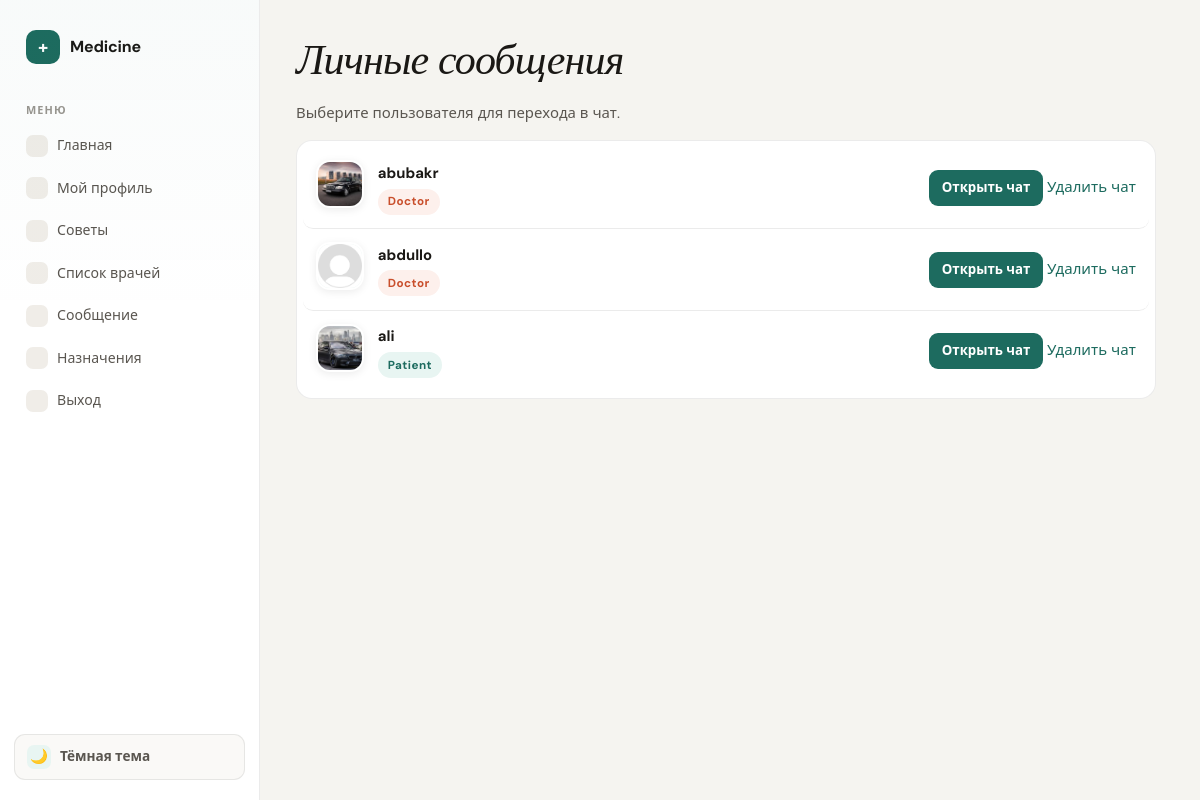
Page /chat/doctor_messages/ (signed in) on the committed database.
### accounts/models.py (models this page shows, shortened)
class User(AbstractUser):
    ROLE_CHOICES = (
        ('patient', 'Patient'),
        ('doctor', 'Doctor'),
        ('admin', 'Admin'),
    )
    role = models.CharField(
        max_length=20,
        choices=ROLE_CHOICES
    )
    phone = models.CharField(
        max_length=20,
        unique=True
    )
    age=models.PositiveIntegerField()
    city = models.CharField(max_length=50, blank=True)

class Profile(models.Model):
    ROLE_CHOICES = (
        ('patient', 'Patient'),
        ('doctor', 'Doctor'),
        ('admin', 'Admin'),
    )
    user=models.OneToOneField(settings.AUTH_USER_MODEL,on_delete=models.CASCADE,related_name='profile')
    age=models.PositiveIntegerField(null=True,blank=True)
    role = models.CharField(max_length=20, choices=ROLE_CHOICES, default='patient')
    phone=models.CharField(max_length=14,blank=True)
    city = models.CharField(max_length=50, blank=True)
    photo=models.ImageField(upload_to='users/',blank=True,null=True)

### chat/views.py (the view)
# urls.py: path('doctor_messages/',views.show_messages,name='show_messages'),
@login_required(login_url='login')
def show_messages(request):
    user=request.user
    messages=Direct.objects.filter(Q(sender=user)|Q(receiner=user)).order_by("created_at")
    users=User.objects.filter(
        Q(send_messages__receiner=user)|
        Q(received_messages__sender=user)
    ).distinct()
    return render(request,'chat/show_messages.html',{"users":users})

### templates/chat/show_messages.html (shortened to what this page needs)
{% extends "accounts/base.html" %}
{% block main %}
<h1>Личные сообщения</h1>
<p class="muted">Выберите пользователя для перехода в чат.</p>
<section class="panel dm-list">
    {% for i in users %}
        <div class="dm-item">
            <div class="dm-avatar">
                {% if i.profile.photo %}
                    <img src="{{ i.profile.photo.url }}" alt="">
                {% else %}
                    <img src="/media/user.png" alt="">
                {% endif %}
            </div>
            <div class="dm-meta">
                <div class="dm-name">
                    <a href="{% url 'send_message' i.id %}">{{ i.username }}</a>
                </div>
                <div class="dm-sub">
                    <span class="badge badge-{{ i.profile.role }}">{{ i.profile.get_role_display }}</span>
                </div>
            </div>
            <div class="dm-action">
                <a class="button" href="{% url 'send_message' i.id %}">Открыть чат</a>
                <a href="{% url 'delete_chat' i.id %}">Удалить чат</a>
            </div>
        </div>
    {% empty %}
        <p class="muted">Сообщений нет</p>
    {% endfor %}
</section>
{% endblock %}

### static/css/style.css (style rules this page uses)
*, *::before, *::after { box-sizing: border-box; }
:root { --bg: #f5f4f0; --surface: #ffffff; --surface-2: #faf9f7; --surface-3: #f0ede8; --text: #1a1815; --text-2: #5a5650; --text-3: #9a9690; --line: rgba(0,0,0,0.08); --line-2: rgba(0,0,0,0.14); --primary: #1d6b5f; --primary-mid: #23856e; --primary-light: #e8f5f2; --primary-muted: #a8cec8; --accent: #c94f2c; --accent-light: #fdf0ec; --gold: #b8860b; --gold-light: #fdf8ec; --nav-w: 260px; --font: 'DM Sans', system-ui, sans-serif; --serif: 'Instrument Serif', Georgia, serif; --ease-spring: cubic-bezier(0.34, 1.56, 0.64, 1); --ease-out: cubic-bezier(0.22, 1, 0.36, 1); --t: 200ms; --t-slow: 400ms; }
body, .site-nav, .panel, form, .dashboard-hero, .appointment-card, .doctor-card, .chat-message, input, textarea, select, .account-details div, .profile-details div { transition: background-color var(--t-slow) var(--ease-out), border-color var(--t-slow) var(--ease-out), color var(--t-slow) var(--ease-out); }
html { min-height: 100%; background: var(--bg); }
body { margin: 0; min-height: 100vh; font-family: var(--font); font-size: 15px; line-height: 1.6; color: var(--text); background: var(--bg); }
img { max-width: 100%; }
a { color: var(--primary); text-decoration: none; }
h1, h2, h3 { line-height: 1.18; font-weight: 600; letter-spacing: -0.02em; }
h1 { margin: 0 0 1rem; font-size: clamp(1.9rem, 3.5vw, 2.9rem); font-family: var(--serif); font-style: italic; font-weight: 400; }
p { margin-top: 0; }
.muted { color: var(--text-2); font-size: 0.93rem; }
.panel, form { background: var(--surface); border: 1px solid var(--line); border-radius: 16px; overflow: hidden; }
button, .button { display: inline-flex; align-items: center; justify-content: center; gap: 6px; min-height: 40px; padding: 0.6rem 1.1rem; border: none; border-radius: 9px; color: #fff; background: var(--primary); font: inherit; font-size: 0.88rem; font-weight: 600; cursor: pointer; transition: background var(--t), transform var(--t) var(--ease-spring), box-shadow var(--t) var(--ease-out); }
.badge { display: inline-flex; align-items: center; min-height: 26px; padding: 2px 10px; border-radius: 999px; font-size: 0.73rem; font-weight: 700; letter-spacing: 0.04em; background: var(--primary-light); color: var(--primary); }
.badge-Doctor, .badge-doctor { background: var(--accent-light); color: var(--accent); }
.badge-Patient, .badge-patient { background: var(--primary-light); color: var(--primary); }
.dm-list { max-width: 860px; padding: 0.4rem; }
.dm-item { display: grid; grid-template-columns: 48px 1fr auto; align-items: center; gap: 0.85rem; padding: 0.8rem; border-bottom: 1px solid var(--line); transition: background var(--t); border-radius: 10px; }
.dm-item:last-child { border-bottom: none; }
.dm-avatar img { width: 48px; height: 48px; border-radius: 14px; border: 2px solid var(--surface); object-fit: cover; background: var(--primary-light); box-shadow: 0 2px 8px rgba(0,0,0,0.08); }
.dm-name a { color: var(--text); font-weight: 700; font-size: 0.93rem; }
.dm-sub { margin-top: 0.18rem; font-size: 0.83rem; color: var(--text-2); }
.dm-action .button { min-height: 36px; padding: 0.45rem 0.8rem; font-size: 0.83rem; }
.panel, .appointment-card, .doctor-card, .chat-message { animation: cardIn 0.4s var(--ease-out) both; }

### rows in the picture
User: profile.photo (picture), username "abubakr", profile.role "Doctor"
User: username "abdullo", profile.role "Doctor"
User: profile.photo (picture), username "ali", profile.role "Patient"
